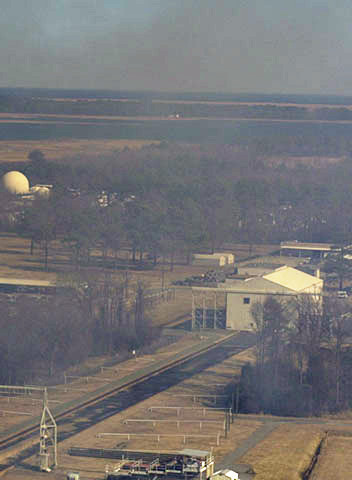
#> input picture image_enhancement/my_works/ace.jpg, 352 x 480 px
$ python hist_eq.py ace.jpg avs.jpg avs.jpg   (Python 2 division)
#> lines starting #> are read from the running program, lines starting #| are printed output that depends on the picture
#> further down, img is the input picture: shape (480, 352, 3); mean B, G, R 116.8, 115.8, 117.4
import cv2
import numpy as np
from matplotlib import pyplot as plt
import sys

try:
	first_arg = sys.argv[1]
	second_arg = sys.argv[2]
	third_arg = sys.argv[3]

except Exception as err:
	print "arguments not sufficient"
	print "format:"
	print "python hist_eq.py source dest1 dest2\n"

def equalize_hist(img):
    for c in xrange(0, 3):
       img[:,:,c] = cv2.equalizeHist(img[:,:,c]) #histogram equalization for RGB channels separately
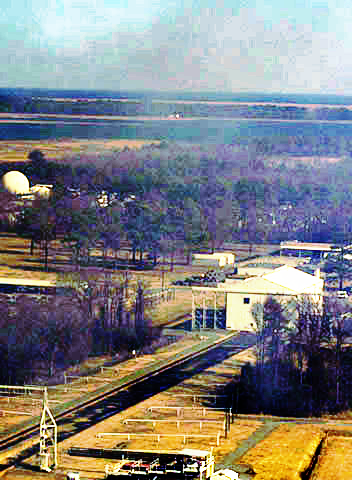
#> img: shape (480, 352, 3); mean B, G, R 129.3, 129.1, 129

    return img

def CLAHE_equalize_hist(img):
    clahe = cv2.createCLAHE(clipLimit=2.0, tileGridSize=(8,8))
    for c in xrange(0, 3):
       img[:,:,c] = clahe.apply(img[:,:,c]) #histogram equalization for RGB channels separately
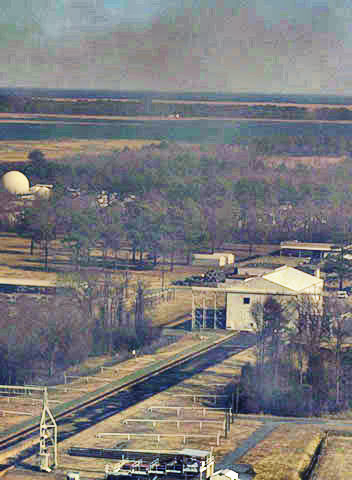
#> img: shape (480, 352, 3); mean B, G, R 124, 122.8, 123.6

    return img

try:
	img = cv2.imread(first_arg)#select image
	equ = equalize_hist(img)
	cv2.imwrite(second_arg,equ)#target image

	img_for_clahe = cv2.imread(first_arg)#select image
	res = CLAHE_equalize_hist(img_for_clahe)
	cv2.imwrite(third_arg,res)#target image

except Exception as error:
	print error

$ run again, on image_enhancement/my_works/clahe.jpg
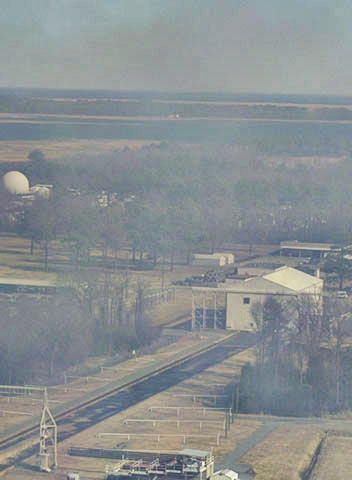
#> input picture image_enhancement/my_works/clahe.jpg, 352 x 480 px
#> img is the input picture: shape (480, 352, 3); mean B, G, R 145.4, 143.5, 137.6
#> after the loop in equalize_hist, `for c in xrange(0, 3):`:
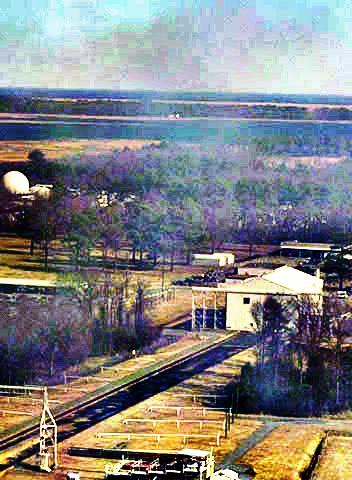
#> img: shape (480, 352, 3); mean B, G, R 129.9, 129.5, 129.3
#> after the loop in CLAHE_equalize_hist, `for c in xrange(0, 3):`:
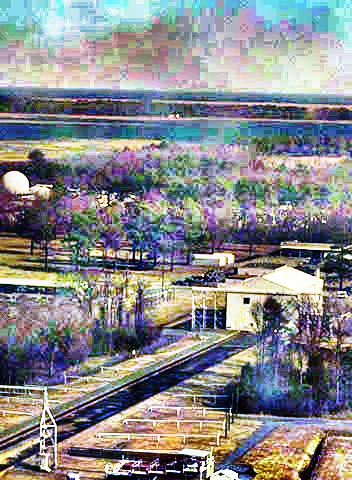
#> img: shape (480, 352, 3); mean B, G, R 138.6, 135.9, 135.2
